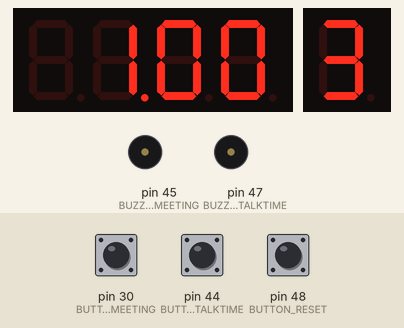
This sketch was run on a simulated Arduino Mega 2560, built with avr-gcc and run on an emulated ATmega2560. On the bench: 4-digit seven-segment display, 1-digit seven-segment display, buzzer (waves = sounding, pin HIGH). Inputs (shaded band) come from the test bench; at power-on: pin 30 (BUTTON_STARTMEETING) HIGH, pin 48 (BUTTON_RESET) HIGH, pin 44 (BUTTON_STARTTALKTIME) HIGH.

Above: at 1.2 s.
1.3 s: pin 30 (BUTTON_STARTMEETING) pulled LOW for 0.15 s
At 3.1 s:
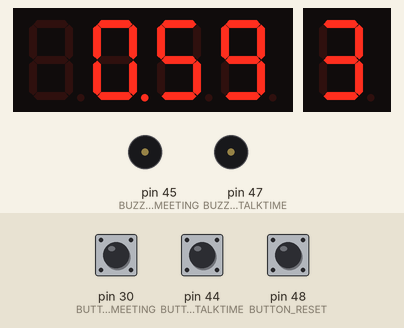
4.4 s: pin 48 (BUTTON_RESET) pulled LOW for 1 s
At 5.2 s:
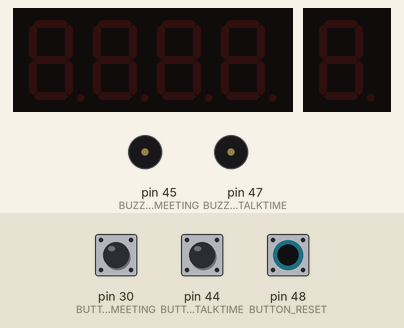
6.9 s: pin 30 (BUTTON_STARTMEETING) pulled LOW for 1 s
At 10.4 s:
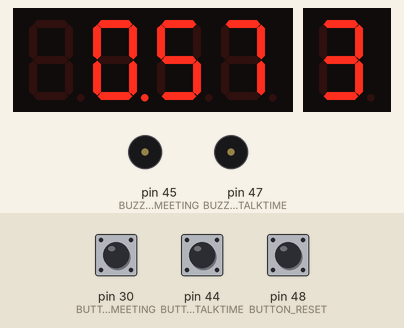
10.9 s: pin 44 (BUTTON_STARTTALKTIME) pulled LOW for 0.15 s
At 11.2 s:
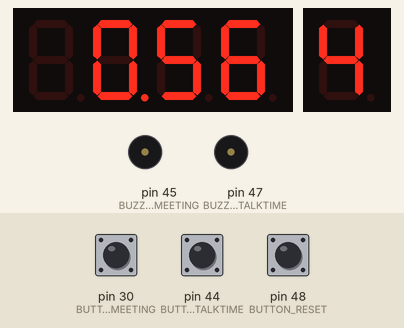
12.5 s: pin 44 (BUTTON_STARTTALKTIME) pulled LOW for 1 s
At 13.7 s:
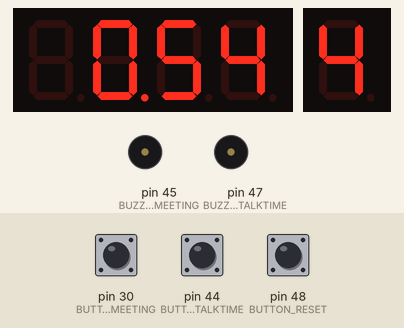
15.4 s: pin 48 (BUTTON_RESET) pulled LOW for 0.15 s
At 16.5 s:
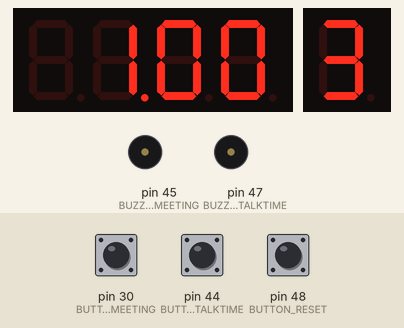
Timing chart, 0 to 18.0 s (numbered marks = the images above; inputs shaded):
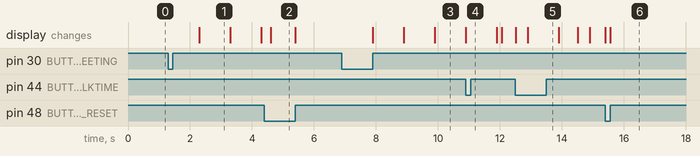

Measured:
- after the input at 1.3 s, the display: changes after 1.0 s (image 1)
- after the input at 6.9 s, the display: first changes after 1.0 s (image 3 shows a later state)

The sketch:

Daily_Scrum_Timer.ino
```cpp
#include "SevSeg.h"
#define BUTTON_STARTMEETING 30
#define BUZZERMEETING 45
#define BUZZERTALKTIME 47
#define BUTTON_STARTTALKTIME 44
#define BUTTON_RESET 48


SevSeg meetingDisplay;
SevSeg talktimeDisplay;


long StartwertMeetingDisplay = 100;//Startwert der Anzeige der MeetingDauer
long StartwertTalkTimeDisplay = 3;//Startwert der Anzeige der TalkTime
long StartValueInSeconds = 60;//900; //MeetingDauer
long TalkTimeStartValueInSeconds = 180;//maximale Redezeit

long startpunkt = 0;//Speicher des aktuellen Milli-Wertes
long talkTimeStart= 0;//Speicher des aktuellen Milli-Wertes
bool timerIsStarted = false;//flag ob Timer gestartet
bool talktimerIsStarted = false;//flag ob talktimer gestartet ist
bool MeetingOver = false;


void setup() {

  pinMode(BUTTON_STARTMEETING, INPUT_PULLUP);
  pinMode(BUZZERMEETING, OUTPUT);
  pinMode(BUZZERTALKTIME, OUTPUT);
  pinMode(BUTTON_STARTTALKTIME, INPUT_PULLUP);
  pinMode(BUTTON_RESET, INPUT_PULLUP);


 //Setup MeetingTimer
  byte numDigits = 4;
  byte digitPins[] = {2, 3, 4, 5};
  byte segmentPins[] = {6, 7, 8, 9, 10, 11, 12, 13};
  meetingDisplay.begin(COMMON_CATHODE, numDigits, digitPins, segmentPins);
  meetingDisplay.setBrightness(90);

  //Setup TalktimeTimer
  byte numDigits_2 = 1;
  byte digitPins_2[] = {24};
  byte segmentPins_2[] = {38, 37, 34, 35, 36, 39, 40, 41};
  bool resistorsOnSegments = true;
  talktimeDisplay.begin(COMMON_CATHODE, numDigits_2, digitPins_2, segmentPins_2);
  talktimeDisplay.setBrightness(90);

}


void loop() {

  if(!timerIsStarted && !MeetingOver)//Anzeige wenn Timer noch nicht gestartet
  {
    meetingDisplay.setNumber(StartwertMeetingDisplay,2);
    meetingDisplay.refreshDisplay();
    talktimeDisplay.setNumber(StartwertTalkTimeDisplay);
    talktimeDisplay.refreshDisplay();
  }

  if(!timerIsStarted && MeetingOver)
  {
      meetingDisplay.setChars("Ende");
      talktimeDisplay.setNumber(0);
      meetingDisplay.refreshDisplay();
      talktimeDisplay.refreshDisplay();

  }

  if(isResetButtonPressed())//RESET
  {
    timerIsStarted = false;
    talktimerIsStarted = false;
    MeetingOver = false;
    meetingDisplay.blank();
    talktimeDisplay.blank();
  }

  if (!timerIsStarted && isStartButtonPressed())//START
  {
    timerIsStarted = true;
    MeetingOver = false;
    startpunkt = millis();//speichern des aktuellen Milli-Wertes
  }


  if (timerIsStarted && isTalkTimeButtonPressed())//Starten der TalkTime nur möglich wenn timerIsStarted
  {
    talktimerIsStarted = true;
    talkTimeStart = millis();//speichern des aktuellen Milli-Wertes
  }

  if(timerIsStarted)//START DES TIMERS
  {

    long meetingDurationInSeconds = (millis() - startpunkt) / 1000;//dauer des Meetings ergibt sich aus dem Milliwert minus startpunkt

    int restTimeInSeconds = StartValueInSeconds - meetingDurationInSeconds;//übrige Zeit ist der Startwert minus der aktuellen Meetingdauer

    long seconds = restTimeInSeconds % 60;//Anzahl der Sekunden

    long minutes = restTimeInSeconds / 60;//Anzahl der Minuten


    meetingDisplay.setNumber(minutes * 100 + seconds, 2);//Anzeige der Minuten und Sekunden verbleibend


    if(restTimeInSeconds <= 0)//Meetingdauer abgeschlossen
    {
      tone(BUZZERMEETING, 1000);
      delay(1000);
      noTone(BUZZERMEETING);

      timerIsStarted = false;
      talktimerIsStarted= false;
      MeetingOver = true;

    }
   if(talktimerIsStarted)
      {
      long durationTalkTimeInSeconds = (millis() - talkTimeStart) / 1000;

      int TalkTimerestTimeInSeconds = TalkTimeStartValueInSeconds - durationTalkTimeInSeconds;

      long TalkTimeMinutes = TalkTimerestTimeInSeconds / 60;//Berechnung der Minuten


      talktimeDisplay.setNumber(TalkTimeMinutes + 1);


      if(TalkTimerestTimeInSeconds <= 0)//wenn TalkTime vorbei ist
      {
        talktimerIsStarted = false;//talkTimer stoppen
        talktimeDisplay.setNumber(0);
        tone(BUZZERMEETING, 1000);//Buzzer anschalten
        delay(1000);
        noTone(BUZZERMEETING);

      }
    }
    meetingDisplay.refreshDisplay();
    talktimeDisplay.refreshDisplay();
  }

}

bool isStartButtonPressed() {
  return digitalRead(BUTTON_STARTMEETING) == 0;
}
bool isTalkTimeButtonPressed(){
  return digitalRead(BUTTON_STARTTALKTIME) == 0;
}
bool isResetButtonPressed(){
  return digitalRead(BUTTON_RESET) == 0;
}
```
